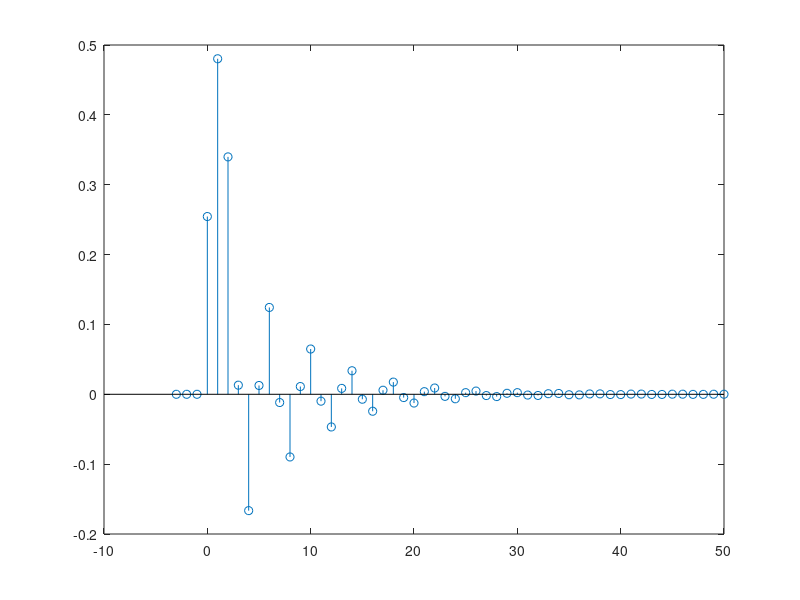

Write MATLAB code to recreate this figure.
clc;
clear all;

a = [1, -0.18902544, 0.71974192, -0.15739157];
b = [0.25445939, 0.43220307, 0.43220307, 0.25445939]

y = [zeros(1, 54)];
x = [zeros(1, 3), 1, zeros(1, 50)];

for k = 1:51
    y(k+3) = -a(2)*y(k+2) - a(3)*y(k+1) - a(4)*y(k) + b(1)*x(k+3) + b(2)*x(k+2) + b(3)*x(k+1) + b(4)*x(k);
end

time = -3:50;
stem(time, y);